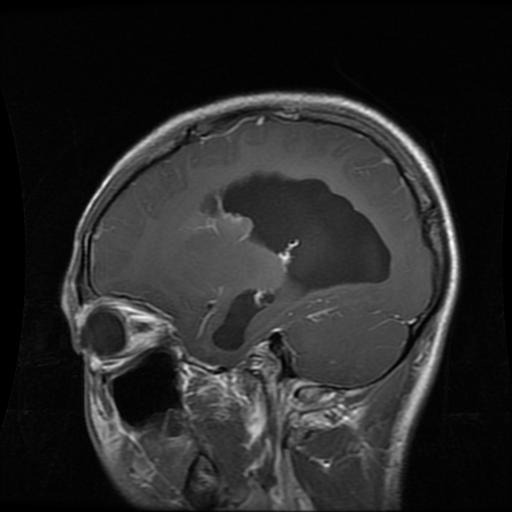
#> input picture Coursera-Content/rain-MRI/Training/glioma_tumor/gg (61).jpg, 512 x 512 px, found by its file name
$ jupyter execute --allow-errors Notebook.ipynb
#> lines starting #> are read from the running program, lines starting #| are printed output that depends on the picture; after the words box and inside, x2 and y2 are one past the last pixel; in counts of white or black regions, pixels touching at a corner belong together
#> further down, example_image is the input picture: shape (512, 512, 3); min 0, max 253, mean 40.1
## Import necessary Libraries

[cell 1]
import os
from tqdm import tqdm
import matplotlib.pyplot as plt
import cv2
import random
import keras as K
import tensorflow as tf
from keras.preprocessing.image import load_img, array_to_img
from keras.applications import EfficientNetB1
from keras.models import Model
from keras.layers import Dense, Dropout, GlobalAveragePooling2D
from keras.optimizers import Adam
from keras.callbacks import ModelCheckpoint, EarlyStopping, ReduceLROnPlateau
import imutils
import scipy

## Creating Directories to store Cropped Images

[cell 2]
os.makedirs('content/Crop-Brain-MRI/glioma_tumor', exist_ok=True)
os.makedirs('content/Crop-Brain-MRI/meningioma_tumor', exist_ok=True)
os.makedirs('content/Crop-Brain-MRI/pituitary_tumor', exist_ok=True)
os.makedirs('content/Crop-Brain-MRI/no_tumor', exist_ok=True)

## Data Visualization

[cell 3]
train_dir = 'Coursera-Content/Brain-MRI/Training/'

[cell 4]
classes = os.listdir('Coursera-Content/Brain-MRI/Training')

[cell 5]
classes

[cell 6]
files_path_dict = {}

for c in classes:
  files_path_dict[c] = list(map(lambda x: train_dir + c + '/' + x, os.listdir(train_dir + c)))

[cell 7]
plt.figure(figsize = (17,17))
index = 0
#> (the rest of this cell did not finish here and is left out)

## Create a Function to Crop Images

[cell 8]
def crop_image(image, plot=False):


#> called with plot = True
    img_gray = cv2.cvtColor(image, cv2.COLOR_BGR2GRAY)


    img_gray = cv2.GaussianBlur(img_gray, (5, 5), 0)


    img_thresh = cv2.threshold(img_gray, 45, 255, cv2.THRESH_BINARY)[1]
#> img_thresh: shape (512, 512); 43.9% white; 24 white regions (18 under 20 px), largest, box (x1, y1, x2, y2) and area: (60, 91, 461, 512) 114864, (348, 500, 356, 507) 35, (278, 210, 287, 216) 30, (275, 201, 284, 207) 27, (414, 322, 420, 330) 26, (318, 194, 326, 200) 25


    img_thresh = cv2.erode(img_thresh, None, iterations=2)
#> img_thresh: shape (512, 512); 37.5% white; 13 white regions (9 under 20 px), largest, box (x1, y1, x2, y2) and area: (63, 93, 459, 512) 97316, (361, 242, 378, 277) 334, (196, 459, 228, 493) 331, (430, 216, 442, 263) 229


    img_thresh = cv2.dilate(img_thresh, None, iterations=2)
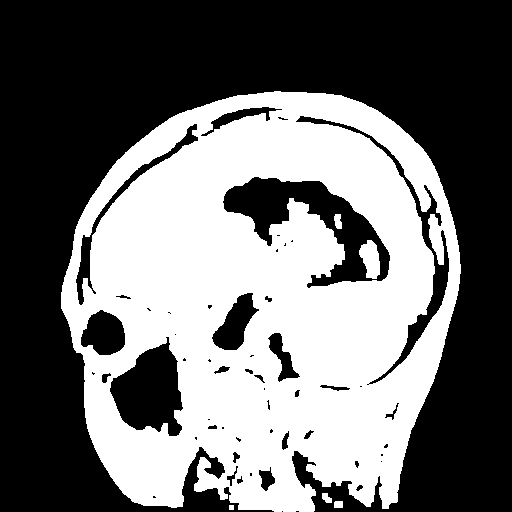
#> img_thresh: shape (512, 512); 43.4% white; 6 white regions


    contours = cv2.findContours(img_thresh.copy(), cv2.RETR_EXTERNAL, cv2.CHAIN_APPROX_SIMPLE)
#> contours = 4 contours, 1 with area under 20; largest, box (x1, y1, x2, y2) and area: (61, 91, 461, 512) 133072, (322, 493, 332, 503) 54, (334, 501, 343, 508) 48


    contours = imutils.grab_contours(contours)


    c = max(contours, key=cv2.contourArea)
#> c = contour of 798 points, box (x1, y1, x2, y2) (61, 91, 461, 512), area 133072


    extLeft = tuple(c[c[:, :, 0].argmin()][0])
#> extLeft = (61, 292)
    extRight = tuple(c[c[:, :, 0].argmax()][0])
#> extRight = (460, 273)
    extTop = tuple(c[c[:, :, 1].argmin()][0])
#> extTop = (274, 91)
    extBot = tuple(c[c[:, :, 1].argmax()][0])
#> extBot = (274, 511)


    new_image = image[extTop[1]:extBot[1], extLeft[0]:extRight[0]]
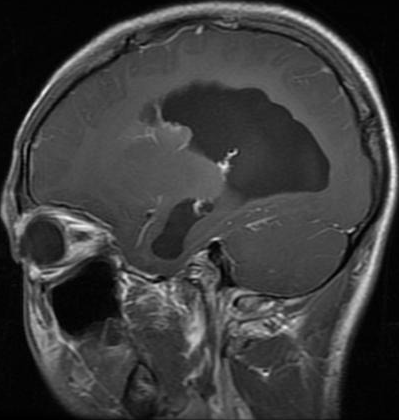
#> new_image: shape (420, 399, 3); min 0, max 253, mean 60.5


    if plot:
        plt.figure(figsize=(15, 6))
        plt.subplot(1, 2, 1)
        plt.imshow(image)
        plt.tick_params(axis='both', which='both', top=False, bottom=False, left=False, right=False,labelbottom=False, labeltop=False, labelleft=False, labelright=False)
        plt.title('Original Image')
        plt.subplot(1, 2, 2)
        plt.imshow(new_image)
        plt.tick_params(axis='both', which='both',top=False, bottom=False, left=False, right=False,labelbottom=False, labeltop=False, labelleft=False, labelright=False)
        plt.title('Cropped Image')
        plt.show()

    return new_image

[cell 9]
example_image = cv2.imread('Coursera-Content/Brain-MRI/Training/glioma_tumor/gg (61).jpg')
cropped_image = crop_image(example_image, plot=True)

## Saving The Cropped Images

[cell 10]
glioma = train_dir + 'glioma_tumor'
meningioma = train_dir + 'meningioma_tumor'
pituitary = train_dir + 'pituitary_tumor'
no_tumor = train_dir + 'no_tumor'

j = 0
for i in tqdm(os.listdir(glioma)):
  path = os.path.join(glioma, i)
  img = cv2.imread(path)
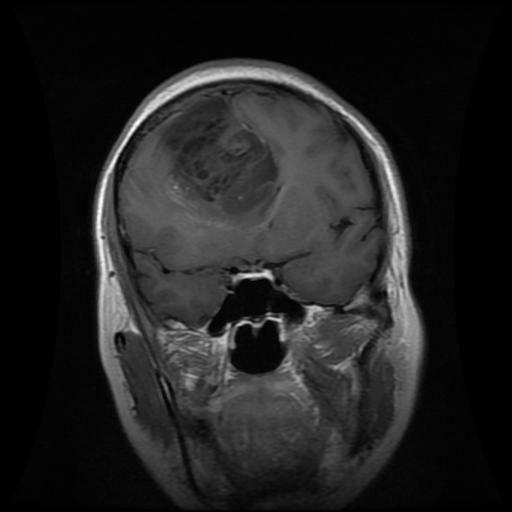
#> input picture project coding/Coursera-Content/Brain-MRI/Training/glioma_tumor/gg (141).jpg, 512 x 512 px
#> img is the input picture: shape (512, 512, 3); min 0, max 255, mean 33.4
  img = crop_image(img, plot=False)
#> call 2 of crop_image, with plot = False
#> in crop_image (call 2), `img_thresh = cv2.threshold(img_gray, 45, 255, cv2.THRESH_BINARY)[1]`: img_thresh: shape (512, 512); 34.8% white; 17 white regions (12 under 20 px), largest, box (x1, y1, x2, y2) and area: (93, 59, 425, 492) 90741, (187, 438, 209, 477) 365, (191, 113, 217, 121) 110, (243, 461, 247, 467) 21, (130, 377, 135, 384) 20
#> in crop_image (call 2), `img_thresh = cv2.erode(img_thresh, None, iterations=2)`: img_thresh: shape (512, 512); 28.3% white; 20 white regions (13 under 20 px), largest, box (x1, y1, x2, y2) and area: (95, 61, 423, 488) 73604, (346, 287, 370, 309) 221, (191, 445, 204, 473) 105
#> in crop_image (call 2), `img_thresh = cv2.dilate(img_thresh, None, iterations=2)`:
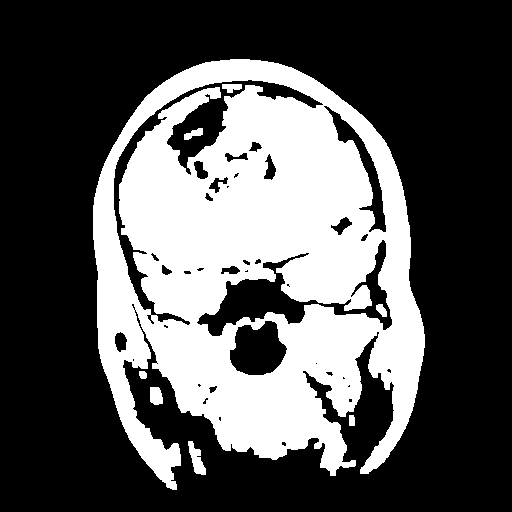
#> img_thresh: shape (512, 512); 34.2% white; 8 white regions
#> in crop_image (call 2), `contours = cv2.findContours(img_thresh.copy(), cv2.RETR_EXTERNAL, cv2...`: contours = 5 contours; box (x1, y1, x2, y2) and area: (93, 59, 425, 490) 103216, (188, 441, 206, 475) 269, (150, 387, 163, 405) 176, (349, 415, 355, 426) 48, (139, 371, 147, 379) 44
#> in crop_image (call 2), `c = max(contours, key=cv2.contourArea)`: c = contour of 1017 points, box (x1, y1, x2, y2) (93, 59, 425, 490), area 103216
#> in crop_image (call 2), `extLeft = tuple(c[c[:, :, 0].argmin()][0])`: extLeft = (93, 205)
#> in crop_image (call 2), `extRight = tuple(c[c[:, :, 0].argmax()][0])`: extRight = (424, 347)
#> in crop_image (call 2), `extTop = tuple(c[c[:, :, 1].argmin()][0])`: extTop = (230, 59)
#> in crop_image (call 2), `extBot = tuple(c[c[:, :, 1].argmax()][0])`: extBot = (172, 489)
#> in crop_image (call 2), `new_image = image[extTop[1]:extBot[1], extLeft[0]:extRight[0]]`:
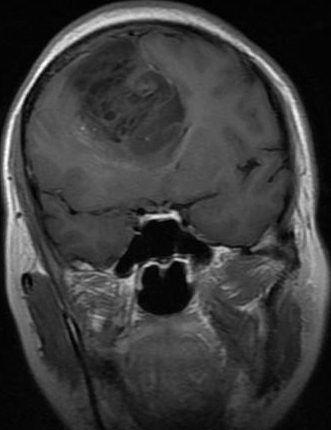
#> new_image: shape (430, 331, 3); min 0, max 255, mean 58.9

  if img is not None:
    img = cv2.resize(img, (240, 240))
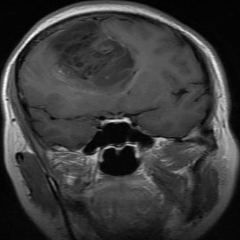
#> img: shape (240, 240, 3); min 0, max 254, mean 58.8
    save_path = 'content/Crop-Brain-MRI/glioma_tumor/' + str(j) + '.jpg'
    cv2.imwrite(save_path, img)
    j = j + 1

j = 0
for i in tqdm(os.listdir(meningioma)):
  path = os.path.join(meningioma, i)
  img = cv2.imread(path)
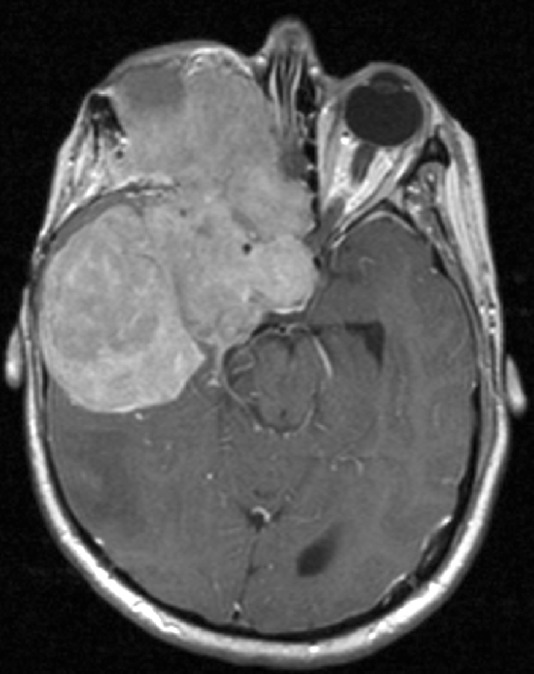
#> input picture project coding/Coursera-Content/Brain-MRI/Training/meningioma_tumor/image(127).jpg, 534 x 674 px
#> img is the input picture: shape (674, 534, 3); min 0, max 255, mean 85.9
  img = crop_image(img, plot=False)
#> call 3 of crop_image, with plot = False
#> in crop_image (call 3), `img_thresh = cv2.threshold(img_gray, 45, 255, cv2.THRESH_BINARY)[1]`: img_thresh: shape (674, 534); 68.5% white; 37 black regions (11 under 20 px), largest, box (x1, y1, x2, y2) and area: (0, 0, 534, 674) 102136, (346, 87, 420, 144) 3262, (114, 568, 413, 642) 2563
#> in crop_image (call 3), `img_thresh = cv2.erode(img_thresh, None, iterations=2)`:
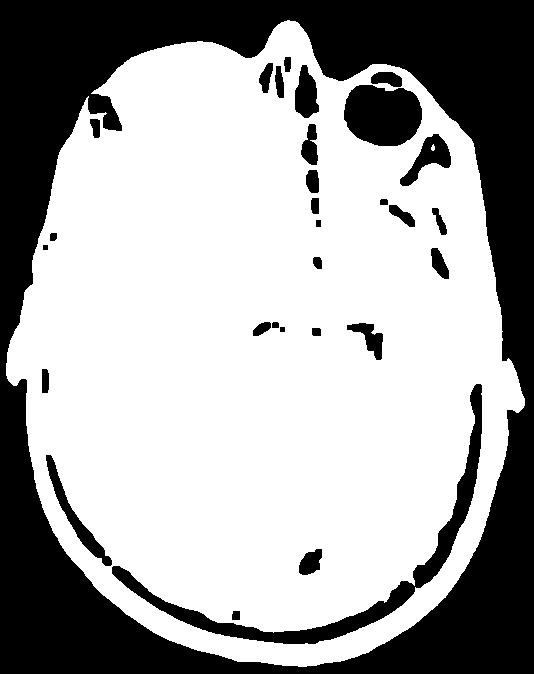
#> img_thresh: shape (674, 534); 64.9% white; 30 black regions, largest, box (x1, y1, x2, y2) and area: (0, 0, 534, 674) 107757, (112, 384, 482, 644) 7163, (344, 85, 422, 146) 3827
#> in crop_image (call 3), `img_thresh = cv2.dilate(img_thresh, None, iterations=2)`: img_thresh: shape (674, 534); 68.4% white; 35 black regions (9 under 20 px)
#> in crop_image (call 3), `contours = cv2.findContours(img_thresh.copy(), cv2.RETR_EXTERNAL, cv2...`: contours = 1 contour; box (x1, y1, x2, y2) and area: (4, 18, 527, 669) 256861
#> in crop_image (call 3), `c = max(contours, key=cv2.contourArea)`: c = contour of 839 points, box (x1, y1, x2, y2) (4, 18, 527, 669), area 256861
#> in crop_image (call 3), `extLeft = tuple(c[c[:, :, 0].argmin()][0])`: extLeft = (4, 361)
#> in crop_image (call 3), `extRight = tuple(c[c[:, :, 0].argmax()][0])`: extRight = (526, 407)
#> in crop_image (call 3), `extTop = tuple(c[c[:, :, 1].argmin()][0])`: extTop = (285, 18)
#> in crop_image (call 3), `extBot = tuple(c[c[:, :, 1].argmax()][0])`: extBot = (296, 668)
#> in crop_image (call 3), `new_image = image[extTop[1]:extBot[1], extLeft[0]:extRight[0]]`:
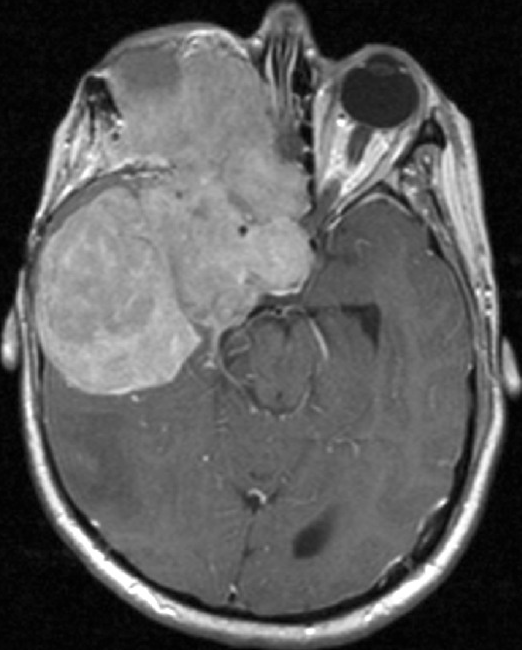
#> new_image: shape (650, 522, 3); min 0, max 255, mean 90.7

  if img is not None:
    img = cv2.resize(img, (240, 240))
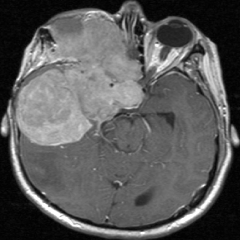
#> img: shape (240, 240, 3); min 0, max 255, mean 90.5
    save_path = 'content/Crop-Brain-MRI/meningioma_tumor/' + str(j) + '.jpg'
    cv2.imwrite(save_path, img)
    j = j + 1

j = 0
#> (the rest of this cell did not finish here and is left out)
